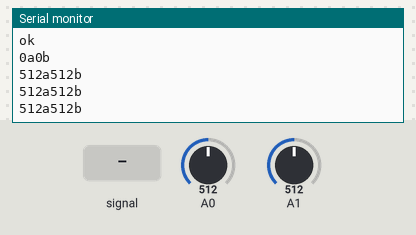
A sketch run on a simulated Arduino Uno, built with avr-gcc and run on an emulated ATmega328P. On the bench: the last lines printed to the serial monitor. Inputs (shaded band) come from the test bench; at power-on: A0 = 512, A1 = 512.

Above: at 1.2 s.
1.3 s: A0 fed a 200 Hz sine of ±81 counts around its level
At 1.71 s:
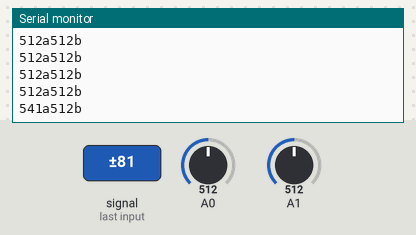
2.8 s: A0 set to 716
At 2.91 s:
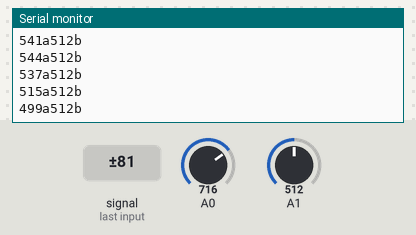
4.3 s: A1 set to 716
At 4.41 s:
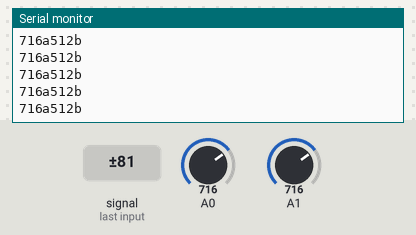
5.8 s: A1 fed a 200 Hz sine of ±81 counts around its level
At 6.22 s:
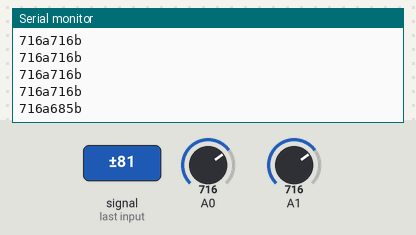
7.3 s: A0 fed a 1000 Hz sine of ±255 counts around its level
At 7.72 s:
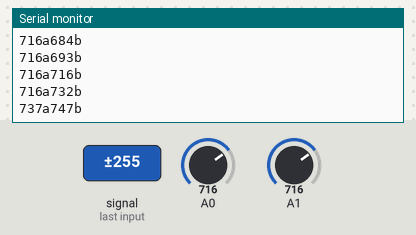
8.8 s: A1 fed a 1000 Hz sine of ±255 counts around its level
At 9.22 s:
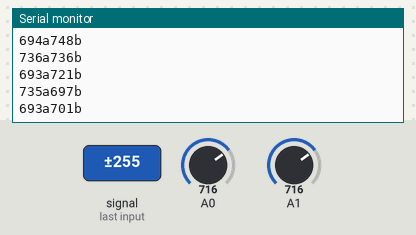
Timing chart, 0 to 11.3 s (numbered marks = the images above; inputs shaded):
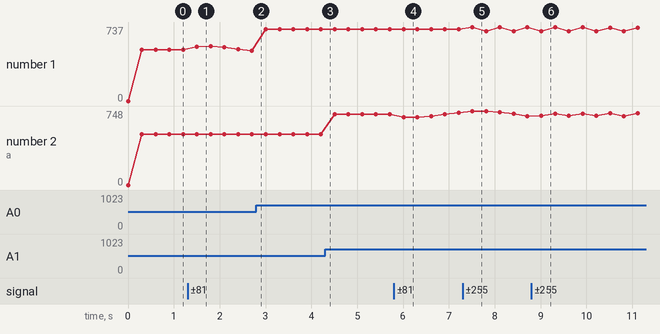

The sketch:

PKES_gliding_average_test.ino
```cpp
#include "GlidingAverage.h"
#include "ADC.h"
#include <avr/io.h>
#include <avr/interrupt.h>

GlidingAverage _avg0, _avg1;
uint8_t _readNext = 0;

void setup() {
  Serial.begin(57600);
  initAdc(true);
  while (!Serial);
  Serial.println("ok");
}

void loop() {
  // put your main code here, to run repeatedly:
  Serial.print(_avg0.readAvg());
  Serial.print('a');
  Serial.print(_avg1.readAvg());
  Serial.print('b');
  Serial.println();
  delay(300);
}

ISR(ADC_vect){
  if(_readNext == 0){
    _avg0.write(ADC);
    _readNext = 1;
    setAdmux(_readNext);
  }
  else{
    _avg1.write(ADC);
    _readNext = 0;
    setAdmux(_readNext);
  }
}
```

ADC.h
```cpp
#ifndef ADC_H
#define ADC_H

#include <avr/io.h>
#include <avr/interrupt.h>

const uint16_t CONV_TBL_47[]{
  587,3,
  550,4,
  451,5,
  388,6,
  338,7,
  305,8,
  273,9,
  244,10,
  225,11,
  209,12,
  195,13,
  184,14,
  172,15,
  160,16,
  152,17,
  144,18,
  140,19,
  137,20,
  129,21,
  124,22,
  120,23,
  116,24,
  110,25};

const uint16_t CONV_TBL_39[]{
  572,3,
  536,4,
  455,5,
  394,6,
  340,7,
  302,8,
  270,9,
  248,10,
  227,11,
  209,12,
  194,13,
  180,14,
  175,15,
  165,16,
  156,17,
  148,18,
  143,19,
  137,20,
  125,21,
  117,22,
  108,23,
  100,24,
  95,25
};

const uint16_t CONV_TBL_49[] = {//nelson... 49
  600,3,
  500,4,
  444,5,
  380,6,
  335,7,
  300,8,
  275,9,
  250,10,
  240,11,
  218,12,
  205,13,
  190,14,
  180,15,
  172,16,
  163,17,
  156,18,
  150,19,
  143,20,
  142,21,
  141,22,
  140,23,
  135,24,
  130,25};


//type must be 49(0), 39(2) or 47(1)
int interpretDistanceSensor(int16_t value, uint8_t type){
  if(type == 49 || type == 0)
    for(int i = 0; i < 46; i+=2)
      if(value > CONV_TBL_49[i])
        return CONV_TBL_49[i+1];
  else if(type == 47 || type == 1)
    for(int i = 0; i < 46; i+=2)
      if(value > CONV_TBL_47[i])
        return CONV_TBL_47[i+1];
  else if(type == 39 || type == 0)
    for(int i = 0; i < 46; i+=2)
      if(value > CONV_TBL_39[i])
        return CONV_TBL_39[i+1];
  else
    return -1;
  return 999;
}

void initAdc(bool freeRunning){
  //disable global interrupts
  sei();
  //clear register
  ADCSRA = 0;
  //prescaler
  ADCSRA |= (1<<ADPS2) | (1<<ADPS1) | (1<<ADPS0); // 125kHz
  //enable adc
  ADCSRA |= (1<<ADEN);

  //clear admux, also set reference to AREF
  ADMUX = 0;

  //set aref to avcc
  ADMUX |= (1 << REFS0);

  if(freeRunning){
    //enable adate for free running
    ADCSRA |= (1<<ADATE);

    //enable interrupt for notification
    ADCSRA |= (1 << ADIE);

    //free running
    ADCSRB &= ~((1 << ADTS0) | (1 << ADTS1) | (1 << ADTS2));
  }

  //do first conversion to get longest conversion out of the way
  ADCSRA |= (1 << ADSC);

  //enable global interrupts
  sei();
}

void setAdmux(uint8_t pin){
  //clear admux
  ADMUX &= 0xf0;

  //set pin
  ADMUX |= pin;
}

uint16_t readVoltageBlocking(uint8_t pin){
  setAdmux(pin);

  //start conversion
  ADCSRA |= (1<<ADSC);

  //clear interrupt flag
  ADCSRA |= (1 << ADIF);

  //while(ADCSRA & (1<<ADSC));//wait for sample end
  while(ADCSRA & (1<<ADIF));//wait for sample end

  ADCSRA |= (1 << ADIF);

  return ADC;//is adch, adcl
}

int readDistanceSensor(uint8_t sensorPin, uint8_t type){
  return interpretDistanceSensor(readVoltageBlocking(sensorPin), type);
}

void readVoltageInterrupt(int pin){
  //clear interrupt flag
  ADCSRA = (1 << ADIF);

  //clear admux, set pin
  ADMUX &= 0xf0;
  ADMUX |= pin;

  //start conversion
  ADCSRA |= (1<<ADSC);
}

#endif /* ADCONVERTER_H_ */
```

GlidingAverage.h
```cpp
#ifndef gavg
#define gavg

//generic includes
#include <stdbool.h>//bool
#include <avr/io.h>//uint8_t

#define SIZE 16

class GlidingAverage{
  int16_t _buffer[SIZE];
  uint8_t _head = 0;

	public:
  //add a new value, removing the oldest
	bool write(int16_t newValue){
    _buffer[_head] = newValue;
    _head = (_head + 1) % SIZE;
	}

  int16_t* getBuffer(void){
    return _buffer;
  }

  //get the average of all contained values.
	long readAvg(void){
    long sum = 0;
    for(uint8_t i = 0; i < SIZE; i++)
      sum = sum + _buffer[i];
    return sum / SIZE;
	}

	void clear(void){
		for(uint8_t i = 0; i < SIZE; i++)
      _buffer[i] = 0;
		_head = 0;
	}
};
#endif
```

Measured:
- after the input at 1.3 s, the serial monitor: prints a new line after 0.20 s (image 1)
- after the input at 5.8 s, the serial monitor: prints a new line after 0.21 s (image 4)
- after the input at 7.3 s, the serial monitor: prints a new line after 0.21 s (image 5)
- after the input at 8.8 s, the serial monitor: prints a new line after 0.22 s (image 6)
- plotted number 1: 512 → 499 after the input at 1.3 s, 499 → 716 after the input at 2.8 s, 716 → 735 after the input at 7.3 s
- plotted number 2: 716 → 732 after the input at 5.8 s, 697 → 725 after the input at 8.8 s
